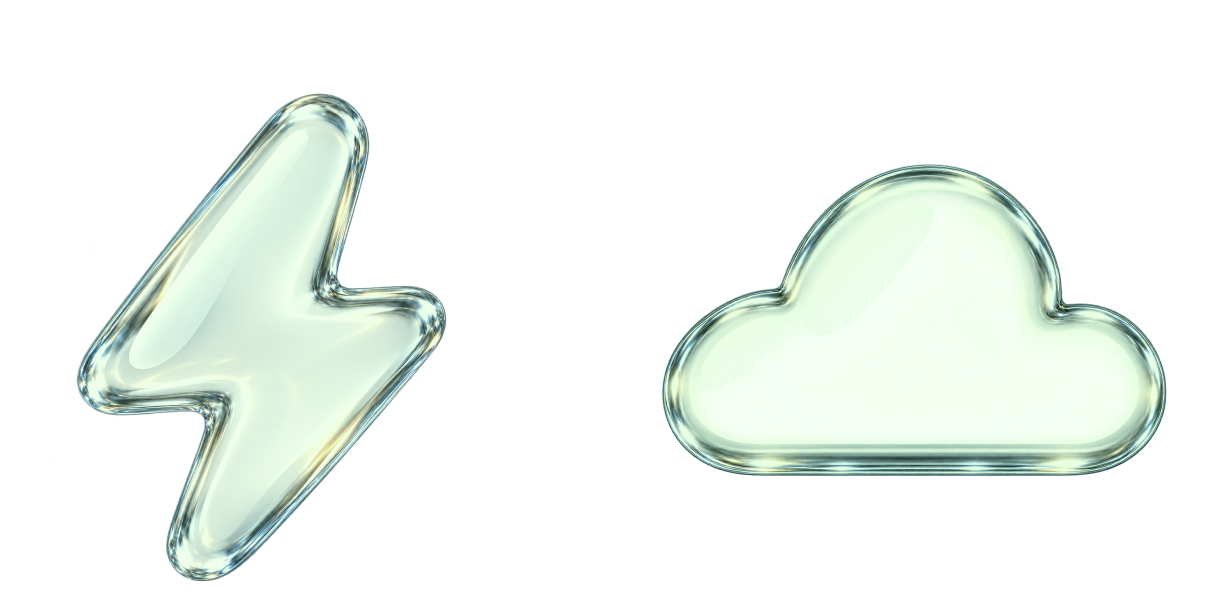
#> input picture scripts/icon-refs/cream-color-reference.png, 1216 x 608 px
$ python -i crop-photo.py   (imports and definitions only)
#> lines starting #> are read from the running program, lines starting #| are printed output that depends on the picture; after the words box and inside, x2 and y2 are one past the last pixel; in counts of white or black regions, pixels touching at a corner belong together
#> further down, picture is the input picture: PIL image 1216x608 RGBA; mean R, G, B, A 242.2, 247.8, 243.2, 255
#!/usr/bin/env python3
"""
crop-photo.py — tighten a studio product photo's own white margins WITHOUT
touching the background or the product. coralclub.us studio shots are
~1920x1280 with the product occupying only a small center fraction; dropped
into the site's square (1:1) media frame, that padding makes the product
render tiny. This crops the excess margin down to a small breathing-room
border around the actual content — nothing is removed, redrawn, or made
transparent; the real photographed background stays exactly as shot.

How it detects the crop box: samples the photo's 4 corners to get the
background color, then finds the bounding box of every pixel that differs
from that color by more than a tolerance (this also naturally keeps the
product's drop shadow, since that's a real content difference too).

Usage:
    python3 scripts/crop-photo.py <slug>                 # crop in place
    python3 scripts/crop-photo.py <slug> --url <img-url>  # fetch + crop

Operates on public/images/products/<slug>.<ext> (webp/png/jpg), in place.
"""

import argparse
import sys
import urllib.request
from pathlib import Path
from typing import Optional, Tuple

from PIL import Image, ImageChops

UA = {"User-Agent": "Mozilla/5.0"}
REPO = Path(__file__).resolve().parent.parent
PRODUCTS_DIR = REPO / "public/images/products"

PAD_FRAC = 0.10  # breathing room added back around the detected content
TOLERANCE = 16  # per-channel-ish diff threshold (0-255) before a pixel counts as "content"


# [4 lines left out: function fetch, not called in this run]


def detect_bbox(im: Image.Image, tolerance: int = TOLERANCE):
#> called with tolerance = 16
    rgb = im.convert("RGB")
    w, h = rgb.size
#> w = 1216; h = 608
    corners = [rgb.getpixel((0, 0)), rgb.getpixel((w - 1, 0)), rgb.getpixel((0, h - 1)), rgb.getpixel((w - 1, h - 1))]
#> corners = [(255, 255, 255), (255, 255, 255), (255, 255, 255), (255, 255, 255)]
    bg = tuple(sum(c[i] for c in corners) // 4 for i in range(3))
#> bg = (255, 255, 255)
    bg_img = Image.new("RGB", rgb.size, bg)
#> bg_img: PIL image 1216x608 RGB; every value is 255
    diff = ImageChops.difference(rgb, bg_img).convert("L")
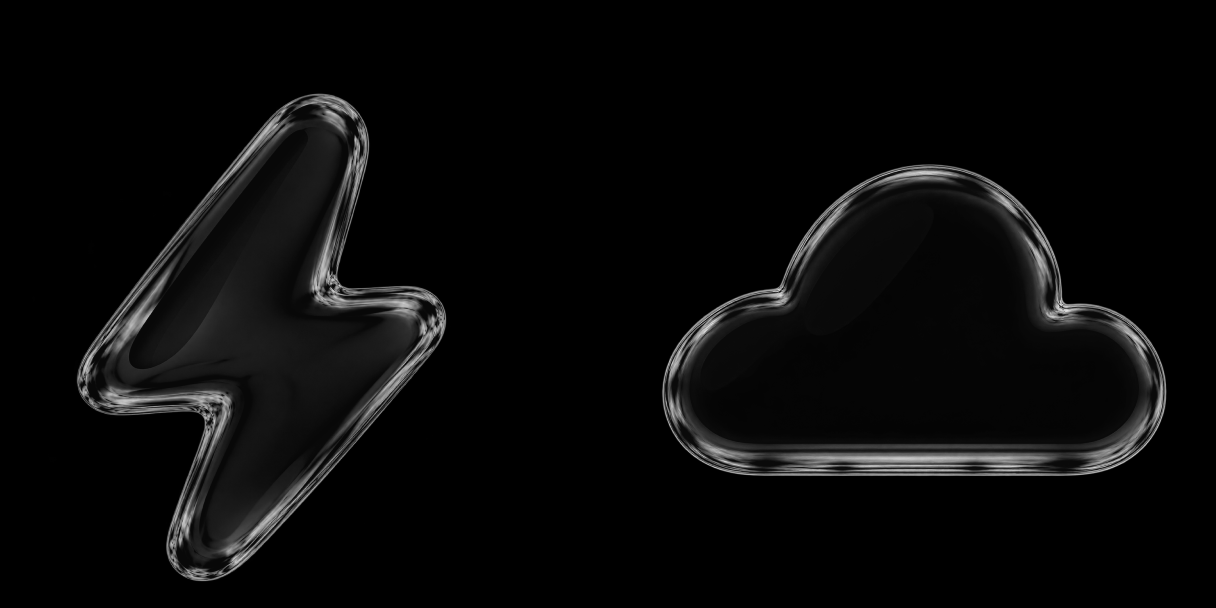
#> diff: PIL image 1216x608 L; min 0, max 226, mean 9.4
    mask = diff.point(lambda p: 255 if p > tolerance else 0)
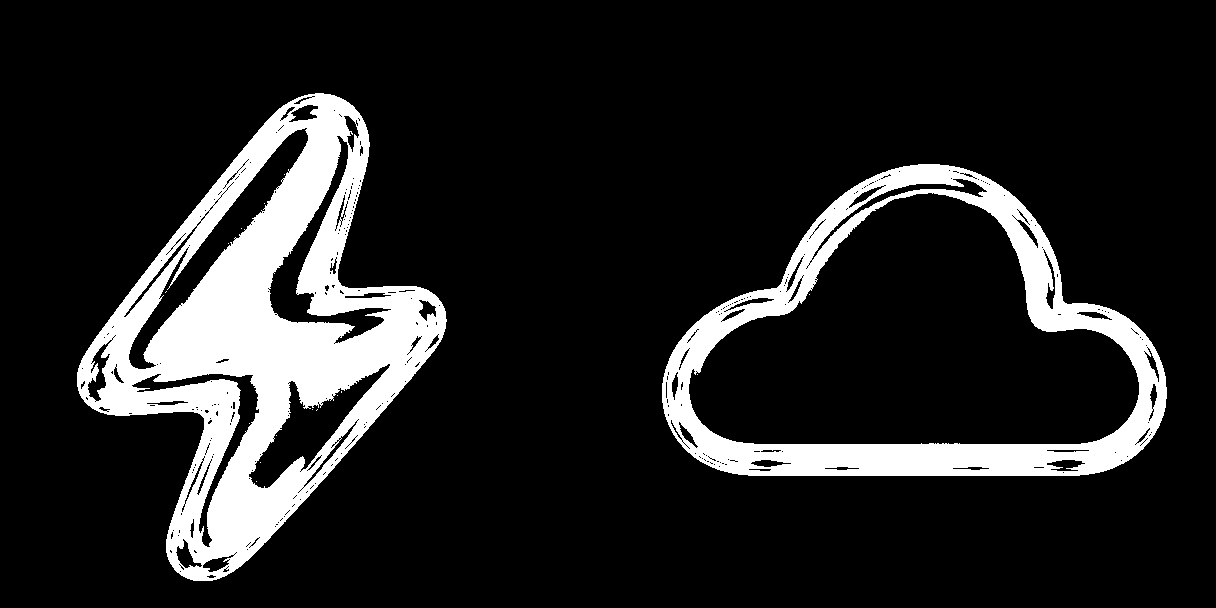
#> mask: PIL image 1216x608 L; 14% white; 17 white regions (15 under 20 px), largest, box (x1, y1, x2, y2) and area: (77, 93, 447, 581) 68201, (662, 164, 1167, 476) 34999
    return mask.getbbox(), bg


# [46 lines left out: functions crop_with_padding, process, main, not called in this run]


# [2 lines not run here, left out]

>>> from PIL import Image
>>> picture = Image.open('icon-refs/cream-color-reference.png')
>>> result = detect_bbox(picture)
#> result = ((77, 93, 1167, 581), (255, 255, 255))
